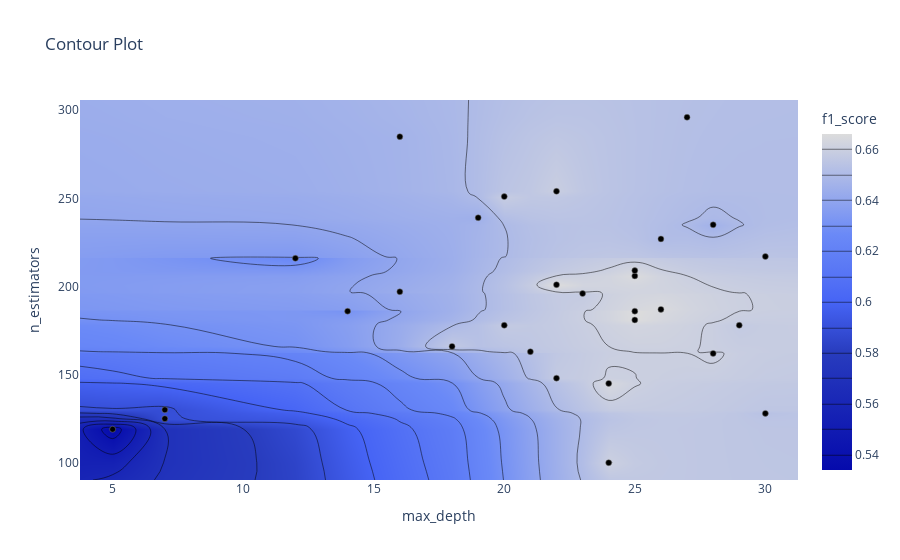

Write notebook code for a chart like this one.
### Markdown cell above
График контура отношений гиперпараметров

Он показывает связь между различными комбинациями гиперпараметров и значение метрики для этих комбинаций в виде контурного графика.

### Code cell
optuna.visualization.plot_contour(study, params=["max_depth", "n_estimators"],
                                  target_name="f1_score")

### Figure 1 — Plotly figure (JSON) as saved in the notebook; plotly's stock layout.template omitted (floating-point values rounded to 4 significant figures; data arrays with more than 128 entries replaced by an {"elided": "..."} marker saying what was removed)
{"data": [{"colorbar": {"title": {"text": "f1_score"}}, "colorscale": [[0, "rgb(5,10,172)"], [0.35, "rgb(40,60,190)"], [0.5, "rgb(70,100,245)"], [0.6, "rgb(90,120,245)"], [0.7, "rgb(106,137,247)"], [1, "rgb(220,220,220)"]], "connectgaps": true, "contours": {"coloring": "heatmap"}, "hoverinfo": "none", "line": {"smoothing": 1.3}, "reversescale": false, "type": "contour", "x": [3.75, 5, 7, 12, 14, 16, 18, 19, 20, 21, 22, 23, 24, 25, 26, 27, 28, 29, 30, 31.25], "y": [90.2, 100, 119, 125, 128, 130, 145, 148, 162, 163, 166, 178, 181, 186, 187, 196, 197, 201, 206, 209, 216, 217, 227, 235, 239, 251, 254, 285, 296, 305.8], "z": {"elided": "30x20 float values"}}, {"marker": {"color": "black", "line": {"color": "Grey", "width": 0.5}}, "mode": "markers", "showlegend": false, "type": "scatter", "x": [7, 27, 16, 25, 22, 30, 20, 5, 7, 24, 14, 25, 26, 30, 21, 12, 18, 26, 23, 28, 19, 25, 24, 25, 29, 22, 22, 20, 16, 28], "y": [125, 296, 285, 206, 254, 128, 251, 119, 130, 145, 186, 181, 187, 217, 163, 216, 166, 227, 196, 162, 239, 186, 100, 209, 178, 201, 148, 178, 197, 235]}], "layout": {"title": {"text": "Contour Plot"}, "xaxis": {"range": [3.75, 31.25], "title": {"text": "max_depth"}}, "yaxis": {"range": [90.2, 305.8], "title": {"text": "n_estimators"}}}}
